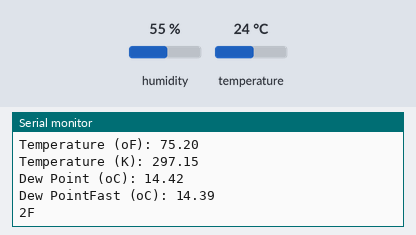
Bench run of a sketch on a simulated Arduino Uno, built with avr-gcc and run on an emulated ATmega328P. Parts: the last lines printed to the serial monitor. Inputs (shaded band) come from the test bench; at power-on: humidity 55 %, temperature 24 °C.

Above: at 2.9 s.
3.0 s: humidity set to 22 %
At 5.3 s:
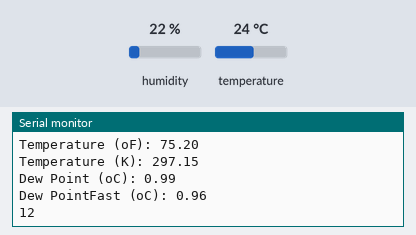
8.1 s: temperature set to 12 °C
At 9.4 s:
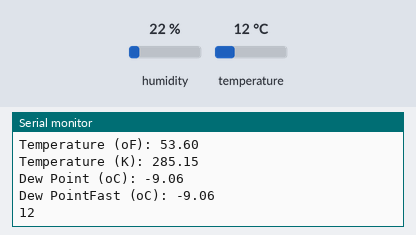
11.0 s: humidity set to 40 %
At 13.5 s:
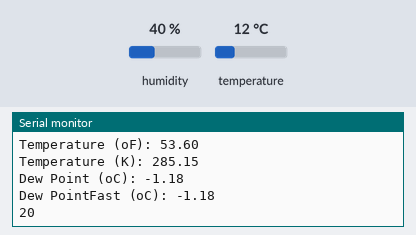
Timing chart, 0 to 15.0 s (numbered marks = the images above; inputs shaded):
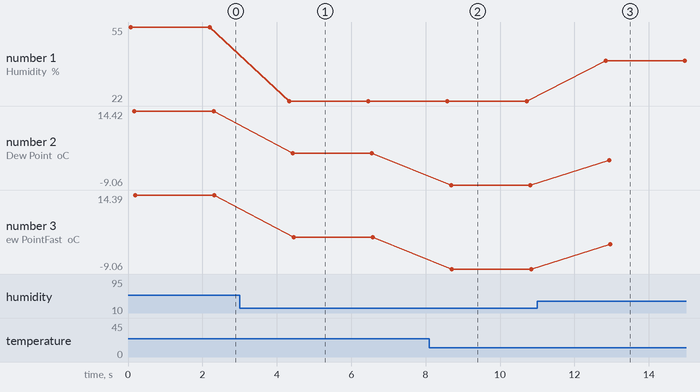

Measured:
- after the input at 3.0 s, the serial monitor: prints a new line after 1.3 s (image 1)
- after the input at 8.1 s, the serial monitor: prints a new line after 0.51 s (image 2)
- after the input at 11.0 s, the serial monitor: prints a new line after 1.8 s (image 3)
- plotted number 1: 55 → 22 after the input at 3.0 s, 22 → 40 after the input at 11.0 s
- plotted number 2: 14.42 → 0.99 after the input at 3.0 s, 0.99 → -9.06 after the input at 8.1 s, -9.06 → -1.18 after the input at 11.0 s
- plotted number 3: 14.39 → 0.96 after the input at 3.0 s, 0.96 → -9.06 after the input at 8.1 s, -9.06 → -1.18 after the input at 11.0 s

The sketch:

_433_Send_Dht11.ino
```cpp
double Fahrenheit(double celsius)
{
        return 1.8 * celsius + 32;
}    //摄氏温度度转化为华氏温度

double Kelvin(double celsius)
{
        return celsius + 273.15;
}     //摄氏温度转化为开氏温度

// 露点（点在此温度时，空气饱和并产生露珠）
// 参考: [url=http://wahiduddin.net/calc/density_algorithms.htm]http://wahiduddin.net/calc/density_algorithms.htm[/url]
double dewPoint(double celsius, double humidity)
{
        double A0= 373.15/(273.15 + celsius);
        double SUM = -7.90298 * (A0-1);
        SUM += 5.02808 * log10(A0);
        SUM += -1.3816e-7 * (pow(10, (11.344*(1-1/A0)))-1) ;
        SUM += 8.1328e-3 * (pow(10,(-3.49149*(A0-1)))-1) ;
        SUM += log10(1013.246);
        double VP = pow(10, SUM-3) * humidity;
        double T = log(VP/0.61078);   // temp var
        return (241.88 * T) / (17.558-T);
}

// 快速计算露点，速度是5倍dewPoint()
// 参考: [url=http://en.wikipedia.org/wiki/Dew_point]http://en.wikipedia.org/wiki/Dew_point[/url]
double dewPointFast(double celsius, double humidity)
{
        double a = 17.271;
        double b = 237.7;
        double temp = (a * celsius) / (b + celsius) + log(humidity/100);
        double Td = (b * temp) / (a - temp);
        return Td;
}

#include <dht11.h>

dht11 DHT11;

#define DHT11PIN 2

void setup()
{
  Serial.begin(9600);
  Serial.println("DHT11 TEST PROGRAM ");
  Serial.print("LIBRARY VERSION: ");
  Serial.println(DHT11LIB_VERSION);
  Serial.println();
}

void loop()
{
  Serial.println("\n");

  int chk = DHT11.read(DHT11PIN);

  Serial.print("Read sensor: ");
  switch (chk)
  {
    case DHTLIB_OK:
                Serial.println("OK");
                break;
    case DHTLIB_ERROR_CHECKSUM:
                Serial.println("Checksum error");
                break;
    case DHTLIB_ERROR_TIMEOUT:
                Serial.println("Time out error");
                break;
    default:
                Serial.println("Unknown error");
                break;
  }

  Serial.print("Humidity (%): ");
  Serial.println((float)DHT11.humidity, 2);

  Serial.print("Temperature (oC): ");
  Serial.println((float)DHT11.temperature, 2);

  Serial.print("Temperature (oF): ");
  Serial.println(Fahrenheit(DHT11.temperature), 2);

  Serial.print("Temperature (K): ");
  Serial.println(Kelvin(DHT11.temperature), 2);

  Serial.print("Dew Point (oC): ");
  Serial.println(dewPoint(DHT11.temperature, DHT11.humidity));

  Serial.print("Dew PointFast (oC): ");
  Serial.println(dewPointFast(DHT11.temperature, DHT11.humidity));


  char humidity = DHT11.humidity;
  char temperature = DHT11.temperature;
    Serial.println(humidity,20);
  delay(2000);
}
```
